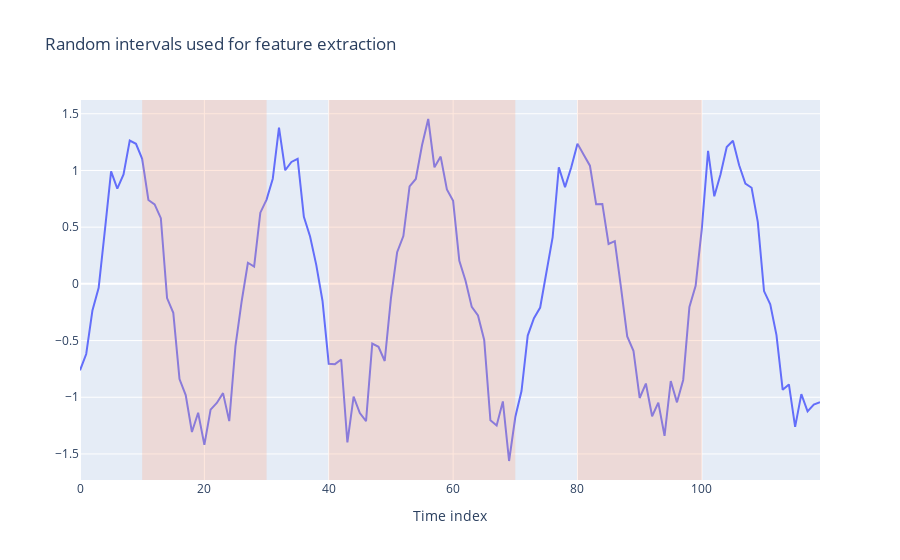

The notebook cell this image was saved under:
### Code cell
import numpy as np
import pandas as pd
import plotly.graph_objects as go

rng = np.random.default_rng(7)
n_series = 60
length = 120
t = np.arange(length)

series = []
targets = []
for _ in range(n_series):
    amp = rng.uniform(0.8, 1.4)
    phase = rng.uniform(0, 2 * np.pi)
    noise = rng.normal(0, 0.2, size=length)
    x = amp * np.sin(2 * np.pi * t / 24 + phase) + noise
    series.append(x)
    targets.append(x[80:100].mean())

series = np.array(series)
targets = np.array(targets)

# Visualize one example with random intervals
example = series[0]
intervals = [(10, 30), (40, 70), (80, 100)]

fig = go.Figure()
fig.add_trace(go.Scatter(y=example, mode="lines", name="Series"))
for a, b in intervals:
    fig.add_vrect(x0=a, x1=b, fillcolor="LightSalmon", opacity=0.25, line_width=0)
fig.update_layout(title="Random intervals used for feature extraction", xaxis_title="Time index")
fig.show()

### Figure 1 — Plotly figure (JSON) as saved in the notebook; plotly's stock layout.template omitted (floating-point values rounded to 4 significant figures)
{"data": [{"mode": "lines", "name": "Series", "type": "scatter", "y": [-0.762, -0.6184, -0.2342, -0.03485, 0.4711, 0.9914, 0.84, 0.9654, 1.264, 1.235, 1.103, 0.7399, 0.7014, 0.5793, -0.1256, -0.255, -0.8393, -0.9813, -1.307, -1.136, -1.42, -1.109, -1.05, -0.9634, -1.211, -0.548, -0.153, 0.1861, 0.153, 0.6278, 0.7427, 0.9277, 1.378, 1.002, 1.075, 1.103, 0.5905, 0.4179, 0.1654, -0.1507, -0.7041, -0.7082, -0.6666, -1.399, -0.9944, -1.14, -1.21, -0.5259, -0.5548, -0.6801, -0.1284, 0.2788, 0.4213, 0.86, 0.9251, 1.223, 1.454, 1.028, 1.122, 0.8333, 0.7327, 0.2028, 0.0274, -0.2027, -0.2793, -0.4943, -1.203, -1.248, -1.037, -1.562, -1.174, -0.9455, -0.4558, -0.3024, -0.2087, 0.08976, 0.409, 1.028, 0.8528, 1.029, 1.237, 1.139, 1.042, 0.7032, 0.7049, 0.3515, 0.3765, -0.03286, -0.4639, -0.5897, -1.006, -0.879, -1.167, -1.047, -1.34, -0.8567, -1.045, -0.8473, -0.2042, -0.01651, 0.4919, 1.172, 0.7721, 0.9647, 1.207, 1.262, 1.046, 0.8848, 0.8477, 0.5442, -0.06347, -0.1793, -0.452, -0.9343, -0.8864, -1.261, -0.9719, -1.125, -1.064, -1.044]}], "layout": {"shapes": [{"fillcolor": "LightSalmon", "line": {"width": 0}, "opacity": 0.25, "type": "rect", "x0": 10, "x1": 30, "xref": "x", "y0": 0, "y1": 1, "yref": "y domain"}, {"fillcolor": "LightSalmon", "line": {"width": 0}, "opacity": 0.25, "type": "rect", "x0": 40, "x1": 70, "xref": "x", "y0": 0, "y1": 1, "yref": "y domain"}, {"fillcolor": "LightSalmon", "line": {"width": 0}, "opacity": 0.25, "type": "rect", "x0": 80, "x1": 100, "xref": "x", "y0": 0, "y1": 1, "yref": "y domain"}], "title": {"text": "Random intervals used for feature extraction"}, "xaxis": {"title": {"text": "Time index"}}}}
